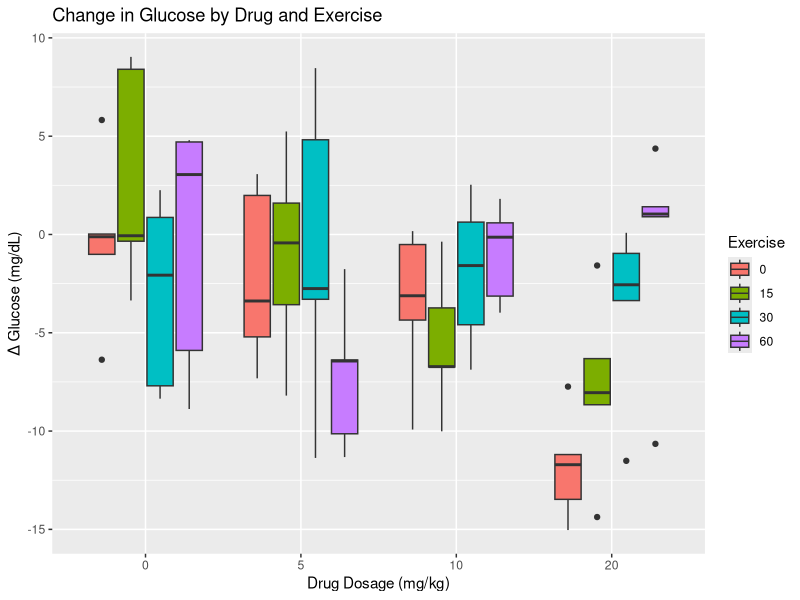
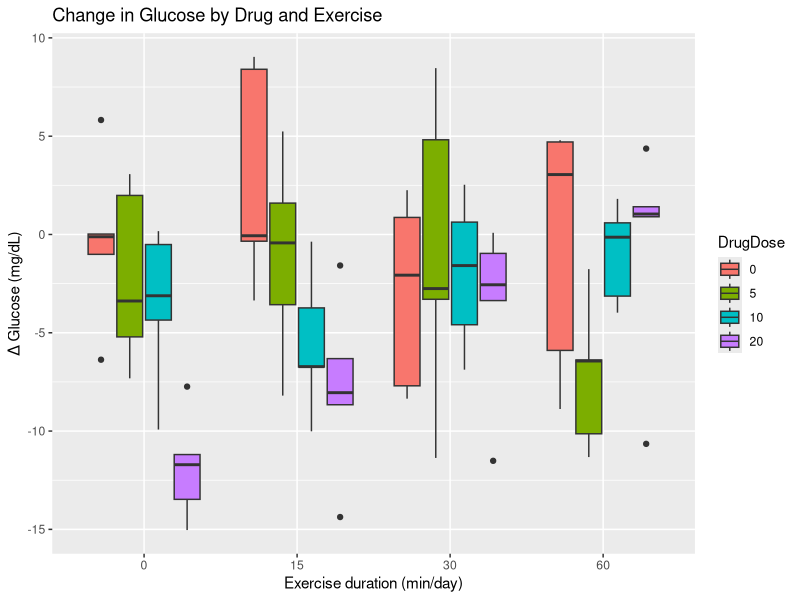
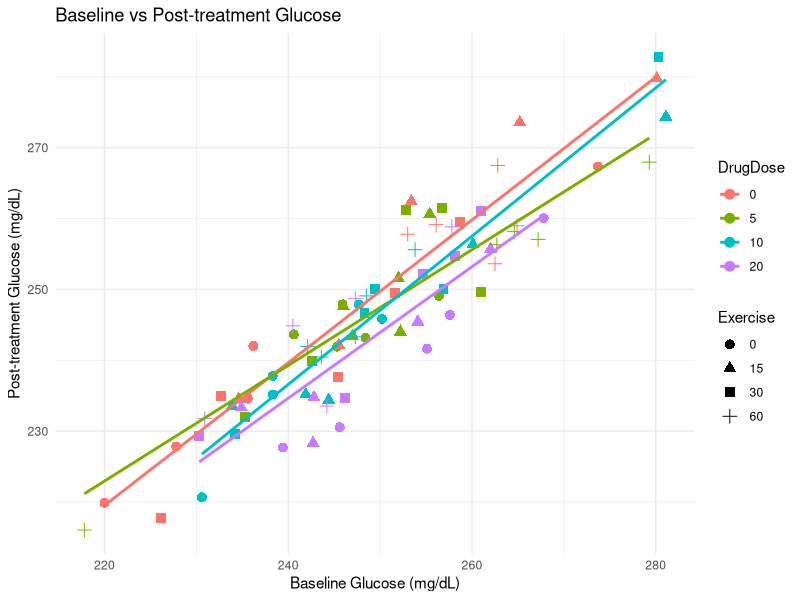
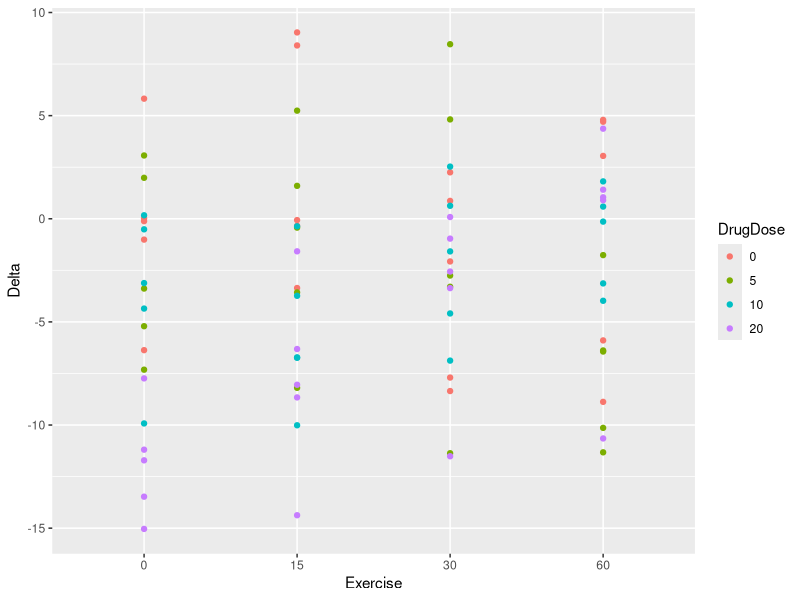
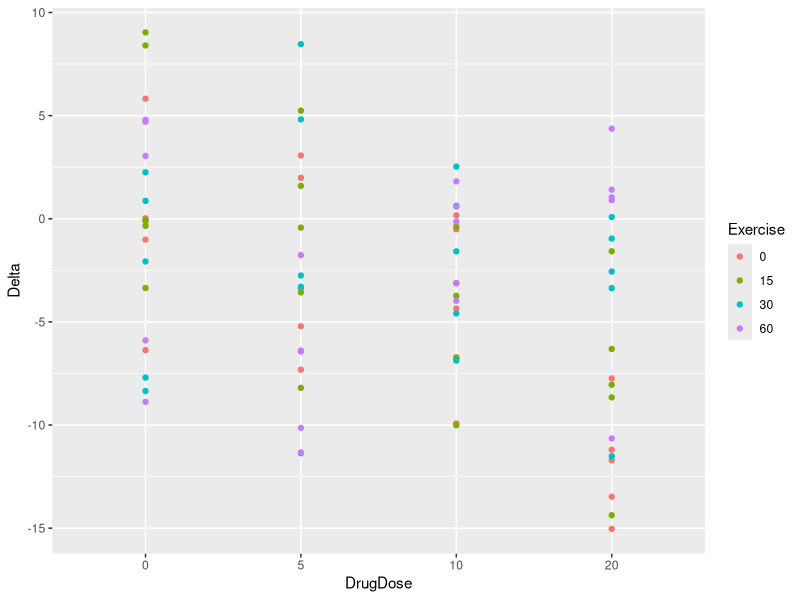
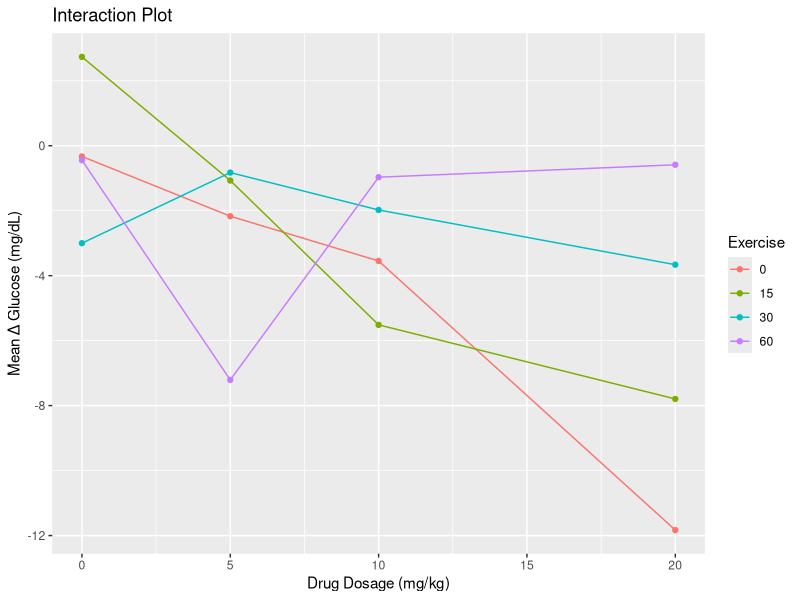
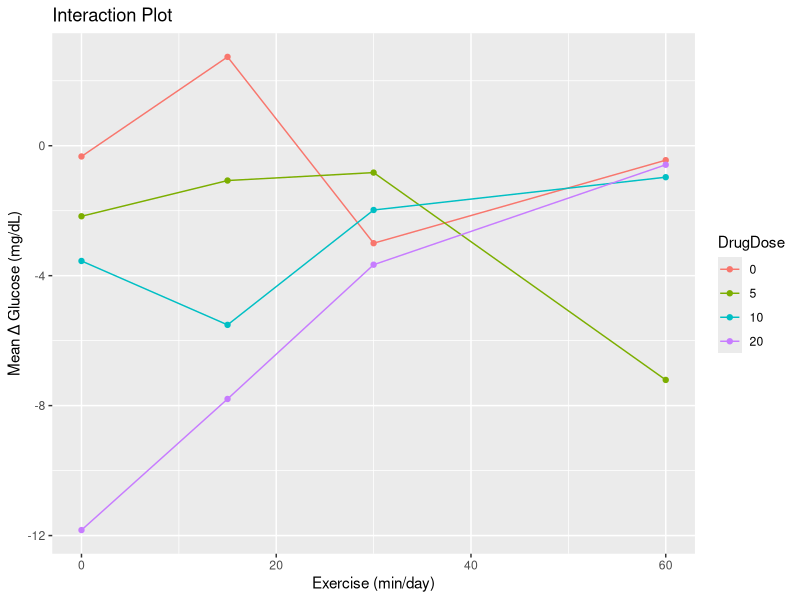

Source code (R) for these figures, in order:
## ---- chunk 1
library(tidyverse)
library(knitr)
library(kableExtra)
## ---- chunk 2
studyDesign <- tibble("Drug dosage (mg/kg)" = c("0 (control)", 5, 10, 20),
                      "Exercise duration (min/day)" = c("0 (sedentary control)",
                                                        15, 30, 60))
knitr::kable(studyDesign)
## ---- chunk 3
drugExercise <- read_csv("data/drugExercise.csv")
drugExercise$DrugDose <- as_factor(drugExercise$DrugDose)
drugExercise$Exercise <- as_factor(drugExercise$Exercise)

drugExercise %>%
  group_by(Exercise, DrugDose) %>%
  summarise(ChangeGlucose = mean(Delta))

drugExercise %>%
   group_by(DrugDose, Exercise) %>%
  summarise(ChangeGlucose = mean(Delta))

ggplot(drugExercise, aes(x = DrugDose, y = Delta, fill = Exercise)) +
  geom_boxplot() +
  labs(title = "Change in Glucose by Drug and Exercise",
       y = "Δ Glucose (mg/dL)", x = "Drug Dosage (mg/kg)")

ggplot(drugExercise, aes(x = Exercise, y = Delta, fill = DrugDose)) +
  geom_boxplot() +
  labs(title = "Change in Glucose by Drug and Exercise",
       y = "Δ Glucose (mg/dL)", x = "Exercise duration (min/day)")

ggplot(drugExercise, aes(x = Baseline, y = Post, color = DrugDose)) +
  geom_point(aes(shape = Exercise), size = 3) +
  geom_smooth(method = "lm", se = FALSE) +
  labs(title = "Baseline vs Post-treatment Glucose",
       x = "Baseline Glucose (mg/dL)",
       y = "Post-treatment Glucose (mg/dL)") +
  theme_minimal()

drugExercise %>% 
  ggplot(aes(Exercise, Delta)) + 
  geom_point(aes(color = DrugDose))

drugExercise %>% 
  ggplot(aes(DrugDose, Delta)) + 
  geom_point(aes(color = Exercise))
## ---- chunk 4
means <- drugExercise %>%
  group_by(Exercise, DrugDose) %>%
  summarise(meanChange = round(mean(Delta), 1))

knitr::kable(pivot_wider(means, 
                         names_from = DrugDose, 
                         values_from = meanChange)) %>% 
  add_header_above(c(" " = 2, "Drug Dose" = 3))
## ---- chunk 5
# Interaction plot
interaction_plot <- drugExercise %>%
  group_by(DrugDose, Exercise) %>%
  summarise(MeanChange = mean(Delta), .groups = "drop")

ggplot(interaction_plot, aes(x = as.numeric(as.character(DrugDose)),
                             y = MeanChange,
                             color = Exercise, group = Exercise)) +
  geom_line() +
  geom_point() +
  labs(title = "Interaction Plot",
       x = "Drug Dosage (mg/kg)",
       y = "Mean Δ Glucose (mg/dL)")
## ---- chunk 6
ggplot(interaction_plot, aes(x = as.numeric(as.character(Exercise)),
                             y = MeanChange,
                             color = DrugDose, group = DrugDose)) +
  geom_line() +
  geom_point() +
  labs(title = "Interaction Plot",
       x = "Exercise (min/day)",
       y = "Mean Δ Glucose (mg/dL)")
## ---- chunk 7
# DrugDose*Exercise is the interaction
anova(lm(Delta ~ DrugDose + Exercise + DrugDose*Exercise, 
         data = drugExercise))
